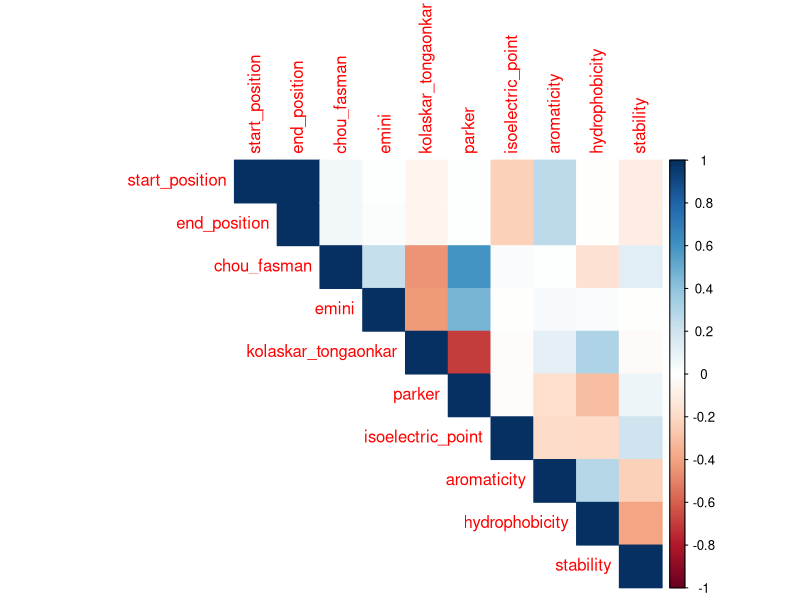

Source code (R): (Note: a time limit stopped this script after it produced the figure.)
### ============ Trabalho 01 ============ ###
## Membros do grupo:
# - Kaleb Roncatti de Souza
# - Nelson Gomes Brasil Junior


################################################################################
# Algumas funções que serão utilizadas durante o trabalho
################################################################################
getHypothesis <- function(feature_names, degree){
  
  hypothesis_string <- "hypothesis <- formula(target ~ "
  for(d in 1:degree){
    for(i in 1:length(feature_names)){
      hypothesis_string <- paste(hypothesis_string, 
                                 "I(", feature_names[i], "^", d, ") + ",
                                 sep = "")
    }
  }
  hypothesis_string <- substr(hypothesis_string, 1, nchar(hypothesis_string)-3)
  hypothesis_string <- paste(hypothesis_string, ")")
  hypothesis <- eval(parse(text=hypothesis_string))
  return(hypothesis)
}

# Calcula a matriz de confus?o relativa 
calculaMatrizConfusaoRelativa <- function(cm){
  
  # Aplicamos a transposi??o para garantir que a referencia
  # fique nas linhas e a predicao nas colunas
  cm_absolute = t(cm$table)
  
  # SEMPRE construam e reportem a matriz de confusao relativa!
  cm_relative = cm_absolute
  
  cm_relative[1,1] = round(cm_absolute[1,1]/sum(cm_absolute[1,]), digits=2)
  cm_relative[1,2] = round(cm_absolute[1,2]/sum(cm_absolute[1,]), digits=2)
  cm_relative[2,1] = round(cm_absolute[2,1]/sum(cm_absolute[2,]), digits=2)
  cm_relative[2,2] = round(cm_absolute[2,2]/sum(cm_absolute[2,]), digits=2)
  
  return(cm_relative)  
}

################################################################################
# Carregando algumas bibliotecas
################################################################################

install.packages("glmnet")
install.packages("caret")
install.packages("pROC")

## Pacotes a serem utilizados
library(glmnet)
library(caret)
library(pROC)
library(corrplot)

set.seed(45)
################################################################################
# Análise Exploratória dos Dados
################################################################################

# Carregando as bases de dados
trainSet <- read.csv("proteins_training_set.csv")
valSet <- read.csv("proteins_validation_set.csv")
testSet <- read.csv("proteins_test_set.csv")
sarsSet <- read.csv("SARS_test_set.csv")

# Aalisando os conjuntos de treino,validação e teste
summary(trainSet)
summary(valSet)
summary(testSet)
summary(sarsSet)

dim(trainSet)
dim(valSet)
dim(testSet)
dim(sarsSet)

number_of_sample <- dim(trainSet)[1] + dim(valSet)[1] + dim(testSet)[1]

# Calculando a proporção dos itens
sprintf("proporção do conjunto de treinamento %s", round(dim(trainSet)[1]/number_of_sample, 2))
sprintf("proporção do conjunto de validação %s", round(dim(valSet)[1]/number_of_sample, 2))
sprintf("proporção do conjunto de teste %s", round(dim(testSet)[1]/number_of_sample, 2))

# Definindo o target como factor
trainSet$target <- as.factor(trainSet$target)
valSet$target <- as.factor(valSet$target)
testSet$target <- as.factor(testSet$target)
sarsSet$target <- as.factor(sarsSet$target)


# Verificando a existência de NA's
any(is.na(trainSet))
any(is.na(valSet))

# Verifica Frequencia de cada uma das classes
table(trainSet$target)
table(valSet$target)
table(testSet$target)
table(sarsSet$target)

### Fazendo o balanceamento (por ponderacao da funcao de erro)
classes_frequency = table(trainSet$target)

relative_classes_frequency = classes_frequency/sum(classes_frequency)

w_positive = 1 - relative_classes_frequency[2]
w_negative = 1 - relative_classes_frequency[1]

# Inicializando com zeros o vetor de pesos
weights <- rep(0.0, dim(trainSet)[1])

# Associando o peso dos positivos (w_positive) aos respectivos exemplos
weights[trainSet$target == 1] = w_positive 

# Associando o peso dos negativos (w_negative) aos respectivos exemplos
weights[trainSet$target == 0] = w_negative 

### Normalizacao Z-norma 
mean_features <- apply(trainSet[,1:(ncol(trainSet)-1)], 2, mean)

sd_features <- apply(trainSet[,1:(ncol(trainSet)-1)], 2, sd)

trainSet[,1:(ncol(trainSet)-1)] <- sweep(trainSet[,1:(ncol(trainSet)-1)], 2, mean_features, "-")
trainSet[,1:(ncol(trainSet)-1)] <- sweep(trainSet[,1:(ncol(trainSet)-1)], 2, sd_features, "/")

valSet[,1:(ncol(valSet)-1)] <- sweep(valSet[,1:(ncol(valSet)-1)], 2, mean_features, "-")
valSet[,1:(ncol(valSet)-1)] <- sweep(valSet[,1:(ncol(valSet)-1)], 2, sd_features, "/")

testSet[,1:(ncol(testSet)-1)] <- sweep(testSet[,1:(ncol(testSet)-1)], 2, mean_features, "-")
testSet[,1:(ncol(testSet)-1)] <- sweep(testSet[,1:(ncol(testSet)-1)], 2, sd_features, "/")

sarsSet[,1:(ncol(sarsSet)-1)] <- sweep(sarsSet[,1:(ncol(sarsSet)-1)], 2, mean_features, "-")
sarsSet[,1:(ncol(sarsSet)-1)] <- sweep(sarsSet[,1:(ncol(sarsSet)-1)], 2, sd_features, "/")

################################################################################
# Baseline
################################################################################

feature_names <- colnames(trainSet)[1:(ncol(trainSet)-1)]

baseline_hypothesis <- getHypothesis(feature_names, 1)

# Treinando o modelo
x_train <- model.matrix(baseline_hypothesis, trainSet)
y_train <- trainSet$target

lr_model_baseline <- glmnet(x_train, y_train,  family="binomial",
                            weights = weights,
                            standardize = FALSE, alpha=0, lambda = 1e-6)


trainPred_baseline <- predict(lr_model_baseline, newx = x_train, type="response")

# Convertendo para classe
trainClassPred_baseline <- trainPred_baseline

# Threshold = 0.5 
trainClassPred_baseline[trainPred_baseline >= 0.5] <- 1
trainClassPred_baseline[trainPred_baseline < 0.5] <- 0

CMTrain_baseline <- confusionMatrix(data = as.factor(trainClassPred_baseline), 
                                   reference = as.factor(trainSet$target), 
                                   positive='1')

## Matriz de confusão
CMTrain_baseline$table

## Matriz de confusão relativa
CMRelativeTrain_baseline <- calculaMatrizConfusaoRelativa(CMTrain_baseline)
CMRelativeTrain_baseline

# Predicao no conjunto de validacao
x_val <- model.matrix(baseline_hypothesis, valSet)
y_val <- valSet$target
valPred <- predict(lr_model_baseline, newx = x_val, type="response")

#converting to class
valClassPred <- valPred

# Threshold = 0.5 
valClassPred[valPred >= 0.5] <- 1
valClassPred[valPred < 0.5] <- 0

cm_val <- confusionMatrix(data = as.factor(valClassPred), 
                          reference = as.factor(valSet$target), 
                          positive='1')


cm_val_relative <- calculaMatrizConfusaoRelativa(cm_val)
cm_val_relative

acc_bal_baseline <- (cm_val_relative[1,1] + cm_val_relative[2,2])/2


# Predicao no conjunto de teste
x_test <- model.matrix(baseline_hypothesis, testSet)
y_test <- testSet$target
testPred <- predict(lr_model_baseline, newx = x_test, type="response")

# Threshold = 0.5 
testClassPred <- testPred
testClassPred[testPred >= 0.5] <- 1
testClassPred[testPred < 0.5] <- 0

cm_test <- confusionMatrix(data = as.factor(testClassPred), 
                           reference = as.factor(testSet$target), 
                           positive='1')

cm_test_relative <- calculaMatrizConfusaoRelativa(cm_test)
cm_test_relative


# Verificando a correlação entre as features
correlacao <- cor(trainSet[,feature_names])
corrplot(correlacao, method = "color", type = "upper")

# Removemos as features que possuem correlação alta (abs > 0.6)
feature_names <- c("start_position", "chou_fasman", "emini", 
                   "kolaskar_tongaonkar", "parker", "isoelectric_point", 
                   "aromaticity", "hydrophobicity", "stability")


################################################################################
# Análise via polinômios
################################################################################

acc_train <- c()
acc_val <- c()

# Escolhendo grau entre 1 e 15
for(i in 1:15){  
  
  print(i)
  hypothesis <- getHypothesis(feature_names, i)
  
  # Applying hypothesis and training the model
  x_train <- model.matrix(hypothesis, trainSet)
  y_train <- trainSet$target
  model <- glmnet(x_train, y_train,  family="binomial",
                  weights = weights,
                  standardize = FALSE, alpha=0, lambda = 1e-6)
  
  trainPred <- predict(model, newx = x_train, type="response")
  
  #converting to class
  trainClassPred <- trainPred
  
  #### THRESHOLD ####
  # Threshold = 0.5 
  trainClassPred[trainPred >= 0.5] <- 1
  trainClassPred[trainPred < 0.5] <- 0
  #trainClassPred
  
  cm <- confusionMatrix(data = as.factor(trainClassPred), 
                        reference = as.factor(trainSet$target), 
                        positive='1')
  
  
  cm_relative <- calculaMatrizConfusaoRelativa(cm)
  acc_bal_train <- (cm_relative[1,1] + cm_relative[2,2])/2
  
  # Validation
  x_val <- model.matrix(hypothesis, valSet)
  y_val <- valSet$target
  valPred <- predict(model, newx = x_val, type="response")
  
  #converting to class
  valClassPred <- valPred
  
  #### THRESHOLD ####
  # Threshold = 0.5 
  valClassPred[valPred >= 0.5] <- 1
  valClassPred[valPred < 0.5] <- 0
  
  
  cm <- confusionMatrix(data = as.factor(valClassPred), 
                        reference = as.factor(valSet$target), 
                        positive='1')
  
  cm_relative <- calculaMatrizConfusaoRelativa(cm)
  acc_bal_val <- (cm_relative[1,1] + cm_relative[2,2])/2
  
  acc_train[i] <- acc_bal_train 
  acc_val[i] <- acc_bal_val 
}

############ Ploting Acc Balanced ############
plot(acc_train, xlab="Complexity", ylab="Balanced Accuracy", 
     pch="+", col="red",  xaxt="n", 
     ylim=c(min(c(acc_train, acc_val)),
            max(c(acc_train, acc_val))))

axis(1, at=1:length(acc_train), labels=seq(from = 1, to = length(acc_train), by = 1), las=1)
points(acc_val, pch="*", col="blue")
points(rep(acc_bal_baseline, length(acc_val)), pch="o", col="green")

lines(acc_train, col="red", lty=2)
lines(acc_val, col="blue", lty=2)
lines(rep(acc_bal_baseline, length(acc_val)), col="green", lty=2)
legend('topleft', legend=c("Train", "Validation", "Baseline"),
       col=c("red","blue","green"), lty=2, cex=0.7)

#### Testing #### 
i<- which.max(acc_val)
i

hypothesis <- getHypothesis(feature_names, i)

x_train <- model.matrix(hypothesis, trainSet)
y_train <- trainSet$target
model <- glmnet(x_train, y_train,  family="binomial",
                weights = weights,
                standardize = FALSE, alpha=0, lambda = 1e-6)

trainPred <- predict(model, newx = x_train, type="response")

x_test <- model.matrix(hypothesis, testSet)
y_test <- testSet$target
testPred <- predict(model, newx = x_test, type="response")

#converting to class
testClassPred <- testPred

#### THRESHOLD ####
# Threshold = 0.5 
testClassPred[testPred >= 0.5] <- 1
testClassPred[testPred < 0.5] <- 0

cm <- confusionMatrix(data = as.factor(testClassPred), 
                      reference = as.factor(testSet$target), 
                      positive='1')

cm_relative <- calculaMatrizConfusaoRelativa(cm)
cm_relative

acc_test_bal <- (cm_relative[1,1] + cm_relative[2,2])/2
acc_test_bal

################################################################################
# Combinando as features
################################################################################

acc_train <- c()
acc_val <- c()

f01	<- formula(target ~ .)		
f02	<- formula(target ~ . +	(start_position + chou_fasman + emini + kolaskar_tongaonkar + isoelectric_point + aromaticity + hydrophobicity + stability)^2)
f03	<- formula(target ~ . +	(start_position + chou_fasman + emini + kolaskar_tongaonkar + isoelectric_point + aromaticity + hydrophobicity + stability)^3)
f04	<- formula(target ~ . +	(start_position + chou_fasman + emini + kolaskar_tongaonkar + isoelectric_point + aromaticity + hydrophobicity + stability)^4)
f05	<- formula(target ~ . +	(start_position + chou_fasman + emini + kolaskar_tongaonkar + isoelectric_point + aromaticity + hydrophobicity + stability)^5)
f06	<- formula(target ~ . +	(start_position + chou_fasman + emini + kolaskar_tongaonkar + isoelectric_point + aromaticity + hydrophobicity + stability)^6)
f07	<- formula(target ~ . +	(start_position + chou_fasman + emini + kolaskar_tongaonkar + isoelectric_point + aromaticity + hydrophobicity + stability)^7)
f08	<- formula(target ~ . +	(start_position + chou_fasman + emini + kolaskar_tongaonkar + isoelectric_point + aromaticity + hydrophobicity + stability)^8)
f09	<- formula(target ~ . +	(start_position + chou_fasman + emini + kolaskar_tongaonkar + isoelectric_point + aromaticity + hydrophobicity + stability)^9)
f10	<- formula(target ~ . +	(start_position + chou_fasman + emini + kolaskar_tongaonkar + isoelectric_point + aromaticity + hydrophobicity + stability)^10)
f11	<- formula(target ~ . +	(start_position + chou_fasman + emini + kolaskar_tongaonkar + isoelectric_point + aromaticity + hydrophobicity + stability)^11)
f12	<- formula(target ~ . +	(start_position + chou_fasman + emini + kolaskar_tongaonkar + isoelectric_point + aromaticity + hydrophobicity + stability)^12)
f13	<- formula(target ~ . +	(start_position + chou_fasman + emini + kolaskar_tongaonkar + isoelectric_point + aromaticity + hydrophobicity + stability)^13)
f14	<- formula(target ~ . +	(start_position + chou_fasman + emini + kolaskar_tongaonkar + isoelectric_point + aromaticity + hydrophobicity + stability)^14)
f15	<- formula(target ~ . +	(start_position + chou_fasman + emini + kolaskar_tongaonkar + isoelectric_point + aromaticity + hydrophobicity + stability)^15)

formulas <- c(f01,f02,f03,f04,
              f05,f06,f07,f08,
              f09,f10,f11,f12,
              f13,f14,f15)

i <- 1
for(f in formulas){  
  print(i)
  # Applying hypothesis and training the model
  x_train <- model.matrix(f, trainSet)
  y_train <- trainSet$target
  model <- glmnet(x_train, y_train,  family="binomial",
                  weights = weights,
                  standardize = FALSE, alpha=0, lambda = 1e-6)
  
  
  trainPred <- predict(model, newx = x_train, type="response")
  
  #converting to class
  trainClassPred <- trainPred
  
  #### THRESHOLD ####
  # Threshold = 0.5 
  trainClassPred[trainPred >= 0.5] <- 1
  trainClassPred[trainPred < 0.5] <- 0
  #trainClassPred
  
  cm <- confusionMatrix(data = as.factor(trainClassPred), 
                        reference = as.factor(trainSet$target), 
                        positive='1')
  
  
  cm_relative <- calculaMatrizConfusaoRelativa(cm)
  acc_bal_train <- (cm_relative[1,1] + cm_relative[2,2])/2
  
  
  # Validation
  x_val <- model.matrix(f, valSet)
  y_val <- valSet$target
  valPred <- predict(model, newx = x_val, type="response")
  
  #converting to class
  valClassPred <- valPred
  
  #### THRESHOLD ####
  # Threshold = 0.5 
  valClassPred[valPred >= 0.5] <- 1
  valClassPred[valPred < 0.5] <- 0
  
  
  cm <- confusionMatrix(data = as.factor(valClassPred), 
                        reference = as.factor(valSet$target), 
                        positive='1')
  
  cm_relative <- calculaMatrizConfusaoRelativa(cm)
  acc_bal_val <- (cm_relative[1,1] + cm_relative[2,2])/2
  
  acc_train[i] <- acc_bal_train 
  acc_val[i] <- acc_bal_val 
  
  i <- i + 1
}

############ Ploting Acc Balanced ############
plot(acc_train, xlab="Complexity", ylab="Balanced Accuracy", 
     pch="+", col="red",  xaxt="n", 
     ylim=c(min(c(acc_train, acc_val)),
            max(c(acc_train, acc_val))))

axis(1, at=1:15, labels=seq(from = 1, to = 15, by = 1), las=1)
points(acc_val, pch="*", col="blue")
points(rep(acc_bal_baseline, length(acc_val)), pch="o", col="green")

lines(acc_train, col="red", lty=2)
lines(acc_val, col="blue", lty=2)
lines(rep(acc_bal_baseline, length(acc_val)), col="green", lty=2)
legend('topleft', legend=c("Train", "Validation", "Baseline"),
       col=c("red","blue","green"), lty=2, cex=0.7)

# Testando
i<- which.max(acc_val)

x_train <- model.matrix(formulas[[i]], trainSet)
y_train <- trainSet$target
model <- glmnet(x_train, y_train,  family="binomial",
                weights = weights,
                standardize = FALSE, alpha=0, lambda = 1e-6)

trainPred <- predict(model, newx = x_train, type="response")

x_test <- model.matrix(formulas[[i]], testSet)
y_test <- testSet$target
testPred <- predict(model, newx = x_test, type="response")

#converting to target
testClassPred <- testPred

#### THRESHOLD ####
# Threshold = 0.5 
testClassPred[testPred >= 0.5] <- 1
testClassPred[testPred < 0.5] <- 0

cm <- confusionMatrix(data = as.factor(testClassPred), 
                      reference = as.factor(testSet$target), 
                      positive='1')

cm_relative <- calculaMatrizConfusaoRelativa(cm)
cm_relative

acc_test_bal <- (cm_relative[1,1] + cm_relative[2,2])/2
acc_test_bal

################################################################################
# Usando regularização
################################################################################

acc_train <- c()
acc_val <- c()

# Usaremos a combinação de features de grau 4, pois entendemos que foi a que,
# dentre os graus que apresentaram bons resultados no conjunto de validação, 
# é o que leva a menor esforço compuacional

f	<- formula(target ~ . +	(start_position + 
                           chou_fasman + 
                           emini +
                           kolaskar_tongaonkar + 
                           isoelectric_point + 
                           aromaticity + 
                           hydrophobicity + 
                           stability)^4)

# lambdas da regularização, de 1e-7 a 10
lambdas = 10^(1:-7)

for(i in 1:9){  
  print(i)
  # Applying hypothesis and training the model
  x_train <- model.matrix(f, trainSet)
  y_train <- trainSet$target
  model <- glmnet(x_train, y_train,  family="binomial",
                  weights = weights,
                  standardize = FALSE, alpha=0, lambda = lambdas[i])
  
  trainPred <- predict(model, newx = x_train, type="response")
  
  #converting to target
  trainClassPred <- trainPred
  
  #### THRESHOLD ####
  # Threshold = 0.5 
  trainClassPred[trainPred >= 0.5] <- 1
  trainClassPred[trainPred < 0.5] <- 0
  #trainClassPred
  
  cm <- confusionMatrix(data = as.factor(trainClassPred), 
                        reference = as.factor(trainSet$target), 
                        positive='1')
  
  
  cm_relative <- calculaMatrizConfusaoRelativa(cm)
  acc_bal_train <- (cm_relative[1,1] + cm_relative[2,2])/2
  
  # Validation
  x_val <- model.matrix(f, valSet)
  y_val <- valSet$target
  valPred <- predict(model, newx = x_val, type="response")
  
  #converting to class
  valClassPred <- valPred
  
  #### THRESHOLD ####
  # Threshold = 0.5 
  valClassPred[valPred >= 0.5] <- 1
  valClassPred[valPred < 0.5] <- 0
  
  cm <- confusionMatrix(data = as.factor(valClassPred), 
                        reference = as.factor(valSet$target), 
                        positive='1')
  
  cm_relative <- calculaMatrizConfusaoRelativa(cm)
  acc_bal_val <- (cm_relative[1,1] + cm_relative[2,2])/2
  
  acc_train[i] <- acc_bal_train 
  acc_val[i] <- acc_bal_val 
}


############ Ploting Acc Balanced ############
plot(lambdas, acc_train, xlab="regularization parameter", ylab="Balanced Accuracy", 
     pch="+", col="red",  xaxt="n", 
     ylim=c(min(c(acc_train, acc_val, acc_bal_baseline)),
            max(c(acc_train, acc_val, acc_bal_baseline))), log = 'x')

axis(1, at=lambdas, labels=lambdas, las=1)
points(lambdas, acc_val, pch="*", col="blue")
points(lambdas, rep(acc_bal_baseline, length(acc_val)), pch="o", col="green")

lines(lambdas, acc_train, col="red", lty=2)
lines(lambdas, acc_val, col="blue", lty=2)
lines(lambdas, rep(acc_bal_baseline, length(acc_val)), col="green", lty=2)
legend(1e-7, 0.65, legend=c("Train", "Validation", "Baseline"),
       col=c("red","blue","green"), lty=2, cex=0.7)


#### Testing #### 
i<- which.max(acc_val)

x_train <- model.matrix(f, trainSet)
y_train <- trainSet$target
model <- glmnet(x_train, y_train,  family="binomial",
                weights = weights,
                standardize = FALSE, alpha=0, lambda = lambdas[i])


x_test <- model.matrix(f, testSet)
y_test <- testSet$target
testPred <- predict(model, newx = x_test, type="response")

#converting to class
testClassPred <- testPred

#### THRESHOLD ####
# Threshold = 0.5 
testClassPred[testPred >= 0.5] <- 1
testClassPred[testPred < 0.5] <- 0

cm <- confusionMatrix(data = as.factor(testClassPred), 
                      reference = as.factor(testSet$target), 
                      positive='1')

cm_relative <- calculaMatrizConfusaoRelativa(cm)
cm_relative
acc_bal_test <- (cm_relative[1,1] + cm_relative[2,2])/2
acc_bal_test

################################################################################
# Base SARS
################################################################################

best_model <- getHypothesis(feature_names, 15)

x_train <- model.matrix(best_model, trainSet)
y_train <- trainSet$target
model <- glmnet(x_train, y_train,  family="binomial",
                weights = weights,
                standardize = FALSE, alpha=0, lambda = 1e-6)

trainPred <- predict(model, newx = x_train, type="response")

x_sars <- model.matrix(best_model, sarsSet)
y_sars <- sarsSet$target
sarsPred <- predict(model, newx = x_sars, type="response")

#converting to class
sarsClassPred <- sarsPred

#### THRESHOLD ####
# Threshold = 0.5 
sarsClassPred[sarsPred >= 0.5] <- 1
sarsClassPred[sarsPred < 0.5] <- 0

cm_sars <- confusionMatrix(data = as.factor(sarsClassPred), 
                           reference = as.factor(sarsSet$target), 
                           positive='1')

cm_sars_relative <- calculaMatrizConfusaoRelativa(cm_sars)
cm_sars_relative

acc_sars_bal <- (cm_sars_relative[1,1] + cm_sars_relative[2,2])/2
acc_sars_bal
